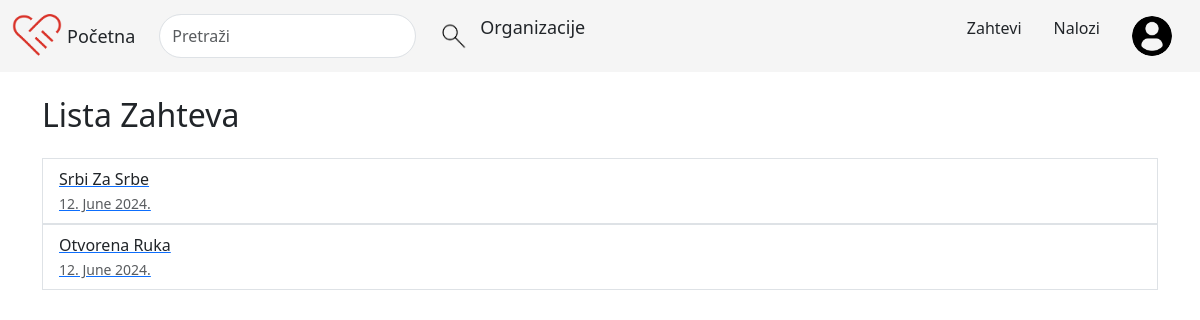
/users/zahtevi/ (signed in), run on the app's committed database.
### users/models.py (models this page shows, shortened)
class User (AbstractBaseUser, PermissionsMixin):
    email = models.EmailField(unique=True , default='')
    username = models.CharField(blank=True,default='',unique=True, max_length=50)
    image = models.ImageField(blank=True, default='profile_pics/profil.png', upload_to='profile_pics')
    is_active = models.BooleanField(default=True)
    is_staff = models.BooleanField(default=False)
    is_organization = models.BooleanField(default=False)
    objects = CustomUserManager()
    USERNAME_FIELD = 'email'
    EMAIL_FIELD = 'email'
    REQUIRED_FIELDS = ['username']
    class Meta:
        verbose_name = "User"
        verbose_name_plural = "Users"

class Zahtev(models.Model):
    organization = models.ForeignKey(Organization, on_delete=models.DO_NOTHING)
    time = models.DateTimeField()

class Organization(models.Model):
    name = models.CharField(max_length=255)
    address = models.CharField(max_length=255)
    pib = models.CharField(max_length=50)
    website = models.URLField(blank=True, null=True)
    description = models.TextField()
    needs_description = models.TextField()
    accepted = models.BooleanField(default=False)
    user = models.ForeignKey(settings.AUTH_USER_MODEL, on_delete=models.CASCADE, null=True)

### users/views.py (the view)
    def _wrapped_view(request, *args, **kwargs):
        if not request.user.is_staff:
            return HttpResponseForbidden("You are not authorized to view this page.")
        return view_func(request, *args, **kwargs)

### users/views.py (called while the page is built)
def admin_required(view_func):
    def _wrapped_view(request, *args, **kwargs):
        if not request.user.is_staff:
            return HttpResponseForbidden("You are not authorized to view this page.")
        return view_func(request, *args, **kwargs)
    return _wrapped_view

@admin_required
def zahtevi(request):
    zahtevi = Zahtev.objects.all().order_by('-time')
    return render(request, 'users/zahtevi.html', {'zahtevi': zahtevi})

### users/templates/users/zahtevi.html (shortened to what this page needs)
{% extends 'layout.html' %}
{% block content %}
<div class="container mt-4">
    <h2 class="mb-4">Lista Zahteva</h2>
    <ul class="list-group">
        {% for zahtev in zahtevi %}
        <a href="{% url 'users:zahtev' zahtev.id %}">
            <li class="list-group-item">
                <div class="font-weight-bold">{{ zahtev.organization.name }}</div>
                <small class="text-muted">{{ zahtev.time|date:"d. F Y." }}</small>
            </li>
        </a>
        {% endfor %}
    </ul>
</div>
{% endblock %}

### templates/layout.html (shortened to what this page needs)
<!DOCTYPE html>
{% load static %}
<html lang="en">
<head>
    {% load bootstrap5 %}
    {% bootstrap_css %}
    <link rel="stylesheet" href="{% static 'css/style.css' %}">
</head>
<body>
    <nav class="navbar navbar-expand-lg" id="mainNav">
        <div class="container-fluid">
            <div class="row align-items-center">
                <div class="col-auto">
                    <a class="navbar-brand" href="/oglasi">
                        <img src="/media/images/doniraj.png" alt="logo" width="50">
                    </a>
                </div>
                <div class="col-auto levoMin d-none d-md-block">
                    <a href="/oglasi" class="nav-link link-dark" id="pocetna" style="font-size:18px;">Početna</a>
                </div>
                <div class="col">
                    <form class="d-flex alling-items-center" id="search-form">
                        <input class="form-control me-2 rounded-pill" type="search" id="search-input" placeholder="Pretraži" aria-label="Search">
                        <button class="btn" type="submit">
                            <img src="/media/images/lupa.png" alt="Pretraži" style="width: 30px;">
                        </button>
                        <a class="nav-link link-dark" href="/organizacije" style="font-size:18px;">Organizacije</a>
                    </form>
                </div>
            </div>
            {% if not request.user.is_authenticated %}
            <ul class="nav justify-content-end" id="loginNav">
                <li class="nav-item">
                    <a class="nav-link link-danger" style="font-size:18px;" href="{% url 'users:registracija'%}">Registracija</a>
                </li>
                <li class="nav-item">
                    <a class="btn btn-outline-danger rounded-pill" style="font-size:18px;" href="{% url 'users:logovanje'%}">Uloguj se</a>
                </li>
            </ul>
            {% else %}
            <ul class="nav justify-content-end">
                 {% if request.user.is_staff %}
                   <li class="nav-item">
                       <a class="nav-link link-dark " href="{% url 'users:zahtevi'%}">Zahtevi</a>
                     </li>
                     <li class="nav-item">
                       <a class="nav-link link-dark nalozi " href="{% url 'users:nalozi'%}">Nalozi</a>
                     </li>
                  {% endif %}
                <li class="nav-item dropdown">
                    {% if  request.user.is_staff %} <a href="{% url 'users:milica' request.user.id%}" class="nav-link link-secondary" id="profileDropdown">
                    {% elif request.user.is_organization%} <a href="/organizacijaProfil" class="nav-link link-secondary" id="profileDropdown">
                    {% else %} <a href="{% url 'users:milica' request.user.id%}" class="nav-link link-secondary" id="profileDropdown">
                    {%endif%}
                <div class="rounded-circle manjaProfilna" >
                    <img  src="{{ request.user.image.url }}" />
                </div>
                </a>
            </li>
        </ul>
     {% endif %}
        </div>
    </nav>
 <main>
    {% block content %}
    {% endblock %}
</main>
</body>
</html>

### static/css/style.css (style rules this page uses)
nav { background-color: #f5f5f5; }
#pocetna { font-size: larger; margin-left: -15px; }
.levoMin { margin-left: -20px; }
.rounded-circle { border-radius: 50%; overflow: hidden; }
.rounded-circle img { width: 100%; height: 100%; object-fit: cover; }
.manjaProfilna { width: 40px; height: 40px; }
.link-secondary { display: flex; align-items: center; text-decoration: none; color: #6c757d; }
.link-secondary img { margin-right: 8px; }

### data on the page
User: user.image (picture)
Zahtev: organization.name "Srbi Za Srbe", time "12. June 2024."
Zahtev: organization.name "Otvorena Ruka", time "12. June 2024."
